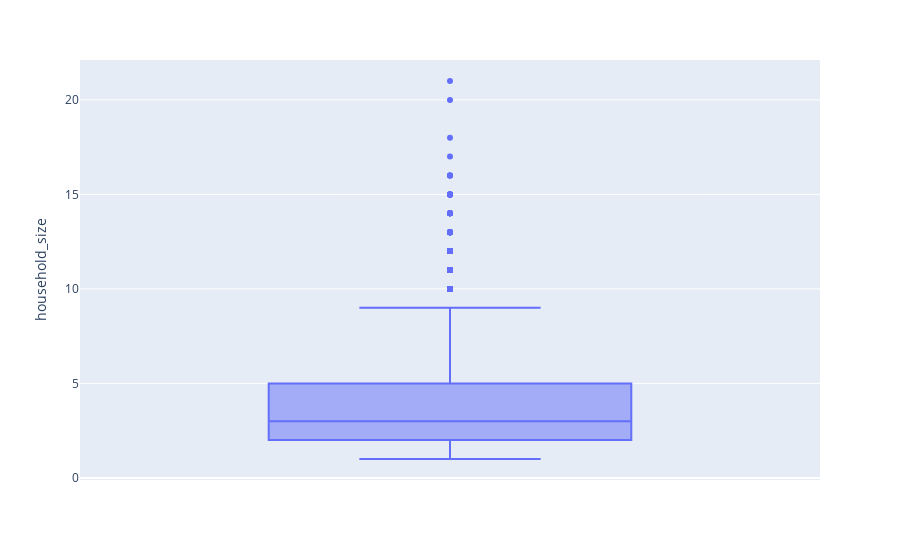

Source (notebook cell):
### Code cell
df = px.data.tips()
fig = px.box(df_wo_target_nan, y='household_size')
fig.show()

### Figure 1 — Plotly figure (JSON) as saved in the notebook; plotly's stock layout.template omitted (floating-point values rounded to 4 significant figures; data arrays with more than 128 entries replaced by an {"elided": "..."} marker saying what was removed)
{"data": [{"alignmentgroup": "True", "hovertemplate": "household_size=%{y}<extra></extra>", "legendgroup": "", "marker": {"color": "#636efa"}, "name": "", "notched": false, "offsetgroup": "", "orientation": "v", "showlegend": false, "type": "box", "x0": " ", "xaxis": "x", "y": {"elided": "23524 int values"}, "y0": " ", "yaxis": "y"}], "layout": {"boxmode": "group", "legend": {"tracegroupgap": 0}, "margin": {"t": 60}, "xaxis": {"anchor": "y", "domain": [0, 1]}, "yaxis": {"anchor": "x", "domain": [0, 1], "title": {"text": "household_size"}}}}
